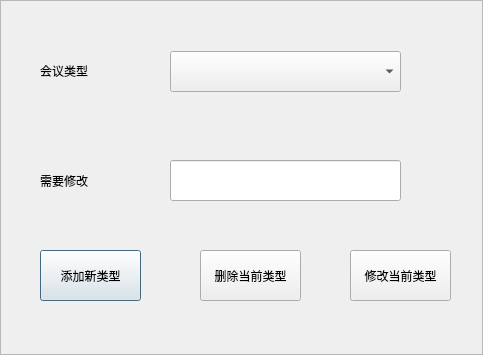
<?xml version="1.0" encoding="UTF-8"?>
<ui version="4.0">
 <class>lyEditMesType</class>
 <widget class="QDialog" name="lyEditMesType">
  <property name="geometry">
   <rect>
    <x>0</x>
    <y>0</y>
    <width>483</width>
    <height>355</height>
   </rect>
  </property>
  <property name="windowTitle">
   <string>lyEditMesType</string>
  </property>
  <property name="windowIcon">
   <iconset resource="../DataManager.qrc">
    <normaloff>:/DataManger/Data/image/calendar.png</normaloff>:/DataManger/Data/image/calendar.png</iconset>
  </property>
  <layout class="QHBoxLayout" name="horizontalLayout">
   <property name="spacing">
    <number>0</number>
   </property>
   <property name="leftMargin">
    <number>0</number>
   </property>
   <property name="topMargin">
    <number>0</number>
   </property>
   <property name="rightMargin">
    <number>0</number>
   </property>
   <property name="bottomMargin">
    <number>0</number>
   </property>
   <item>
    <widget class="QFrame" name="frame">
     <property name="frameShape">
      <enum>QFrame::StyledPanel</enum>
     </property>
     <property name="frameShadow">
      <enum>QFrame::Raised</enum>
     </property>
     <widget class="QLabel" name="mesTypeLabel">
      <property name="geometry">
       <rect>
        <x>40</x>
        <y>50</y>
        <width>111</width>
        <height>41</height>
       </rect>
      </property>
      <property name="text">
       <string>会议类型</string>
      </property>
     </widget>
     <widget class="QComboBox" name="mesTypeComboBox">
      <property name="geometry">
       <rect>
        <x>170</x>
        <y>51</y>
        <width>231</width>
        <height>41</height>
       </rect>
      </property>
     </widget>
     <widget class="QLabel" name="modifyLabel">
      <property name="geometry">
       <rect>
        <x>40</x>
        <y>160</y>
        <width>111</width>
        <height>41</height>
       </rect>
      </property>
      <property name="text">
       <string>需要修改</string>
      </property>
     </widget>
     <widget class="QLineEdit" name="modifyEdit">
      <property name="geometry">
       <rect>
        <x>170</x>
        <y>160</y>
        <width>231</width>
        <height>41</height>
       </rect>
      </property>
     </widget>
     <widget class="QPushButton" name="addBtn">
      <property name="geometry">
       <rect>
        <x>40</x>
        <y>250</y>
        <width>101</width>
        <height>51</height>
       </rect>
      </property>
      <property name="text">
       <string>添加新类型</string>
      </property>
     </widget>
     <widget class="QPushButton" name="delBtn">
      <property name="geometry">
       <rect>
        <x>200</x>
        <y>250</y>
        <width>101</width>
        <height>51</height>
       </rect>
      </property>
      <property name="text">
       <string>删除当前类型</string>
      </property>
     </widget>
     <widget class="QPushButton" name="editBtn">
      <property name="geometry">
       <rect>
        <x>350</x>
        <y>250</y>
        <width>101</width>
        <height>51</height>
       </rect>
      </property>
      <property name="text">
       <string>修改当前类型</string>
      </property>
     </widget>
    </widget>
   </item>
  </layout>
 </widget>
 <layoutdefault spacing="6" margin="11"/>
 <resources>
  <include location="../DataManager.qrc"/>
 </resources>
 <connections/>
</ui>
